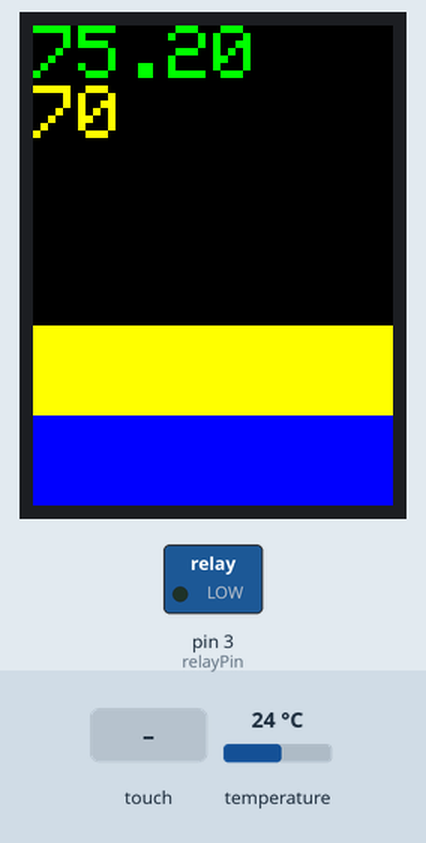
Simulated run of this sketch. Board: Arduino Uno, built with avr-gcc and run on an emulated ATmega328P. Shown: 240×320 colour display, switched loads named in the sketch (green lamp = pin HIGH). Dashed ring = blinking. The test bench sets the inputs (shaded band); at power-on: temperature 24 °C. What the sketch prints to the serial monitor is not drawn.

Above: at 1.7 s.
1.8 s: temperature set to 22.1 °C
At 3.0 s:
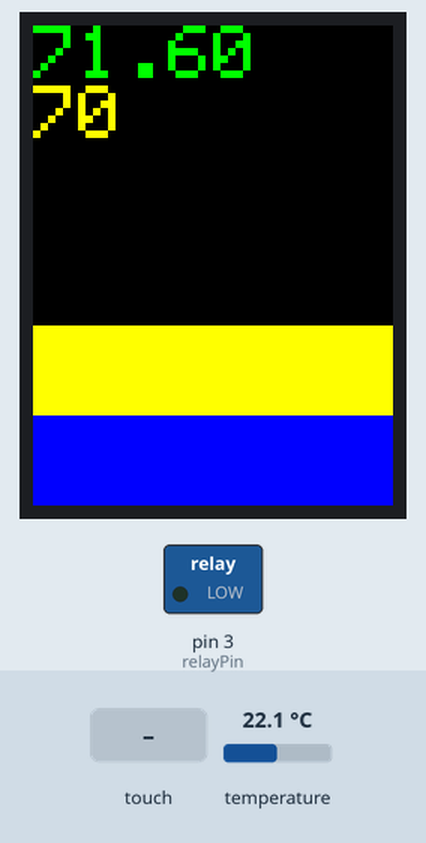
3.3 s: temperature set to 20.5 °C
At 4.2 s:
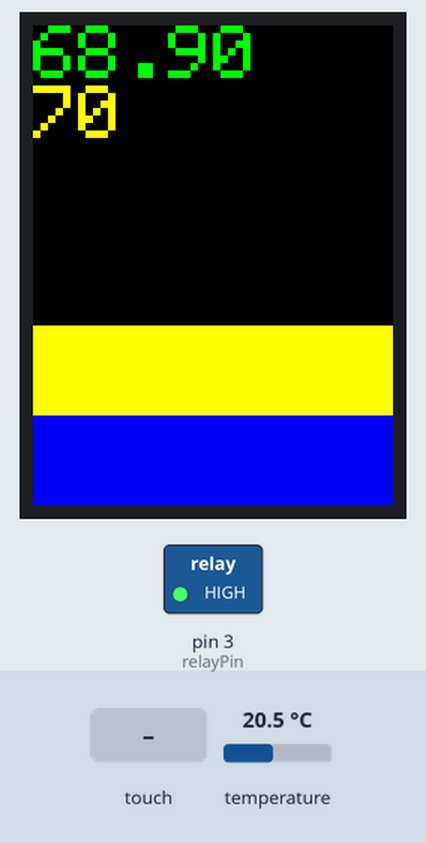
5.0 s: touch panel pressed at 13 % / 10 % of its raw x / y range
At 5.8 s:
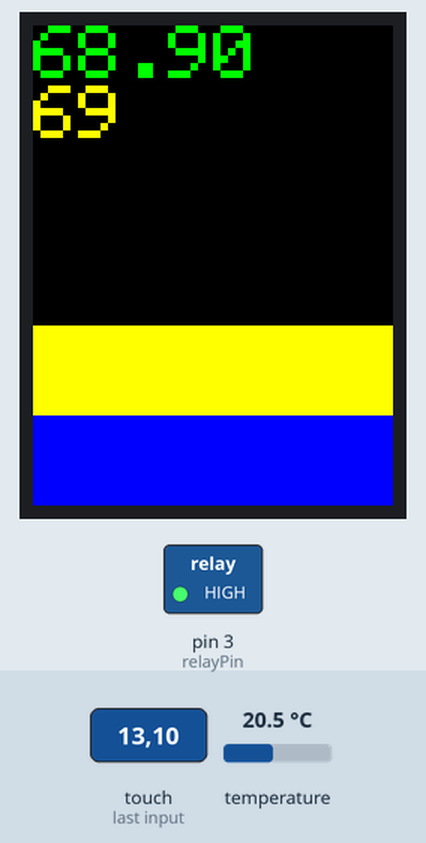
6.9 s: touch panel pressed at 38 % / 10 % of its raw x / y range
At 8.1 s:
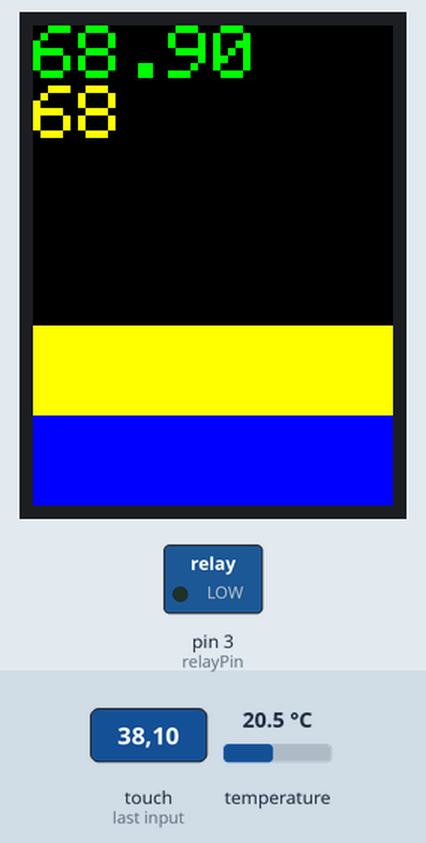
8.8 s: temperature set to 19.5 °C
At 10.2 s:
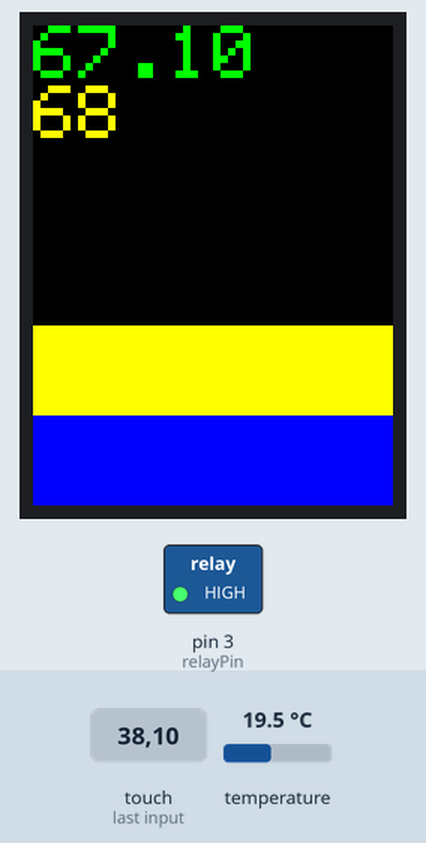
Timing chart, 0 to 11.4 s (numbered marks = the images above; inputs shaded):
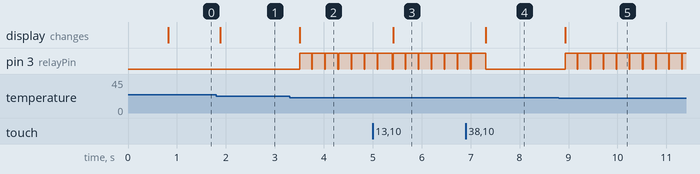

Measured:
- the behaviour switches between 21.3 and 21.2 °C on temperature (found by bisection; images 1 and 2)
- the behaviour switches between 20 and 19.9 °C on temperature (found by bisection; images 4 and 5)
- after the input at 1.8 s, the display: changes after 0.09 s (image 1)
- after the input at 3.3 s, pin 3 (relayPin): alternates HIGH for 0.25 s and LOW for 0.01 s, starting after 0.21 s; the display: changes after 0.21 s (image 2)
- after the input at 5.0 s, the display: changes after 0.42 s (image 3)
- after the input at 6.9 s, the display: changes after 0.41 s (image 4)
- after the input at 8.8 s, pin 3 (relayPin): alternates HIGH for 0.25 s and LOW for 0.01 s, starting after 0.13 s; the display: changes after 0.13 s (image 5)

The sketch:

Wort-Thermometer.ino
```cpp
// IMPORTANT: Adafruit_TFTLCD LIBRARY MUST BE SPECIFICALLY
// CONFIGURED FOR EITHER THE TFT SHIELD OR THE BREAKOUT BOARD.
// SEE RELEVANT COMMENTS IN Adafruit_TFTLCD.h FOR SETUP.

#include <Adafruit_GFX.h>    // Core graphics library
#include <Adafruit_TFTLCD.h> // Hardware-specific library
#include <OneWire.h>
#include <DallasTemperature.h>
#include <stdint.h>
#include <TouchScreen.h>


#if defined(__SAM3X8E__)
#undef __FlashStringHelper::F(string_literal)
#define F(string_literal) string_literal
#endif

#ifndef USE_ADAFRUIT_SHIELD_PINOUT
#error "This sketch is intended for use with the TFT LCD Shield. Make sure that USE_ADAFRUIT_SHIELD_PINOUT is #defined in the Adafruit_TFTLCD.h library file."
#endif

// The control pins for the LCD can be assigned to any digital or
// analog pins...but we'll use the analog pins as this allows us to
// double up the pins with the touch screen (see the TFT paint example).
#define LCD_CS A3 // Chip Select goes to Analog 3
#define LCD_CD A2 // Command/Data goes to Analog 2
#define LCD_WR A1 // LCD Write goes to Analog 1
#define LCD_RD A0 // LCD Read goes to Analog 0
#define YP A1  // must be an analog pin, use "An" notation!
#define XM A2  // must be an analog pin, use "An" notation!
#define YM 7   // can be a digital pin
#define XP 6   // can be a digital pin

#define MINPRESSURE 10
#define MAXPRESSURE 1000

#define LCD_RESET A4 // Can alternately just connect to Arduino's reset pin

#define ONE_WIRE_BUS 2

// Assign human-readable names to some common 16-bit color values:
#define  BLACK   0x0000
#define BLUE    0x001F
#define RED     0xF800
#define GREEN   0x07E0
#define CYAN    0x07FF
#define MAGENTA 0xF81F
#define YELLOW  0xFFE0
#define WHITE   0xFFFF

Adafruit_TFTLCD tft(LCD_CS, LCD_CD, LCD_WR, LCD_RD, LCD_RESET);
// If using the shield, all control and data lines are fixed, and
// a simpler declaration can optionally be used:
// Adafruit_TFTLCD tft;

OneWire oneWire(ONE_WIRE_BUS);
DallasTemperature sensors(&oneWire);
//DeviceAddress brewTherm = {0x28, 0x9E, 0xBD, 0x59, 0x07, 0x00, 0x00, 0x2E}; // Short Probe

DeviceAddress brewTherm = {0x28, 0xFF, 0x17, 0x82, 0xC2, 0x15, 0x01, 0xEA};// Long Probe

int relayPin = 3;
int setTemp = 70;
int tempF;
float tempC;
int oldSet;
TouchScreen ts = TouchScreen(XP, YP, XM, YM, 300);

uint16_t identifier = tft.readID();


void setup() {
	Serial.begin(9600);
	sensors.begin();
	pinMode (relayPin, OUTPUT);
	Serial.println(F("TFT LCD test"));

#ifdef USE_ADAFRUIT_SHIELD_PINOUT
	Serial.println(F("Using Adafruit 2.8\" TFT Arduino Shield Pinout"));
#else
	Serial.println(F("Using Adafruit 2.8\" TFT Breakout Board Pinout"));
#endif

	Serial.print("TFT size is "); Serial.print(tft.width()); Serial.print("x"); Serial.println(tft.height());

	uint16_t identifier = tft.readID();
	sensors.setResolution(brewTherm, 10);
	tft.begin(identifier);
	testFillScreen();
	tft.fillRect(0, 200, 400, 60, YELLOW);
	tft.fillRect(0, 260, 400, 60, BLUE);
}

void loop() {

	// if sharing pins, you'll need to fix the directions of the touchscreen pins
	//pinMode(XP, OUTPUT);
	pinMode(XM, OUTPUT);
	pinMode(YP, OUTPUT);
	//pinMode(YM, OUTPUT);

	sensors.requestTemperatures();
	printTemperature(brewTherm);
	if (setTemp != oldSet) {
		tft.fillRect(0, 40, 400, 40, BLACK);
		tft.setCursor(0, 40);
		tft.setTextSize(5); tft.setTextColor(YELLOW);
		tft.println(setTemp);
	}
	//delay(250);

	Serial.print("\n\r");
	digitalWrite (relayPin, LOW);
	Serial.print("*******************************************\n\r");
	relayControl(brewTherm);
	tft.setTextColor(YELLOW); tft.setTextSize(5);
	tft.setCursor(0, 20);
	Serial.println(setTemp);


	setTemperature();

}

unsigned long testFillScreen() {
	unsigned long start = micros();
	tft.fillScreen(BLACK);
	tft.fillScreen(RED);
	tft.fillScreen(GREEN);
	tft.fillScreen(BLUE);
	tft.fillScreen(BLACK);
	return micros() - start;
}

void printTemperature(DeviceAddress deviceAddress)
{
	float tempOld = tempC;
	float tempC = sensors.getTempC(deviceAddress);
	if (tempC == -127.00) {
		Serial.print("Error getting temperature");
	} else {
		Serial.print("C: ");
		Serial.print(tempC);
		Serial.print(" F: ");
		Serial.print(DallasTemperature::toFahrenheit(tempC));
		if (tempOld != tempC) {
			tft.fillRect(0, 0, 400, 40, BLACK);
			tft.setCursor(0, 0);
			tft.setTextSize(5); tft.setTextColor(GREEN);
			tft.println(DallasTemperature::toFahrenheit(tempC));
		}
	}
}


void relayControl(DeviceAddress deviceAddress)
{

	tempC = sensors.getTempC(deviceAddress);
	if (tempC == -127.00) {
		Serial.print("Error getting temperature");
	} else {
		tempF = (DallasTemperature::toFahrenheit(tempC));
		if (tempF < setTemp )
		{
			//delay (250);
			digitalWrite (relayPin, HIGH);
			Serial.println("Relay is on\n\r");
		} else {
			//delay(250);
			digitalWrite (relayPin, LOW);
			Serial.println("Relay is off\n\r");
		}
	}
}

void setTemperature()
{ oldSet = setTemp;
	TSPoint p = ts.getPoint();
	if (p.z > MINPRESSURE && p.z < MAXPRESSURE) {
		Serial.print("X = "); Serial.print(p.x);
		Serial.print("\tY = "); Serial.print(p.y);
		Serial.print("\tPressure = "); Serial.println(p.z);
	}
	if (p.y > 260 && p.y >= 200 && p.z > 0) {
		setTemp++;
	} else if (p.y < 260 && p.z > 0) {
		setTemp--;
	} else {
		p.y = 0;
	}
	Serial.println(" This is tempF: "); Serial.print(tempF); Serial.print("\n\r"); Serial.println("This is setTemp: " ); Serial.print(setTemp); Serial.print("\n\r");;
}
```
